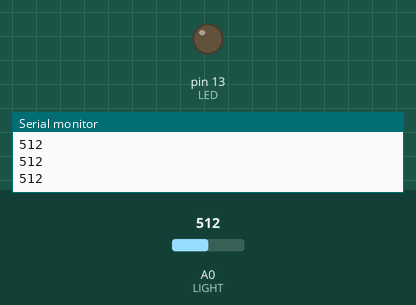
The sketch below on a simulated Arduino Uno, built with avr-gcc and run on an emulated ATmega328P. On the bench: output pins drawn as LEDs (lit = HIGH), the last lines printed to the serial monitor. The test bench sets the inputs (shaded band); at power-on: A0 (LIGHT) = 512.

Above: at 1.2 s.
1.3 s: A0 (LIGHT) set to 882
2.8 s: A0 (LIGHT) set to 905
At 3.2 s:
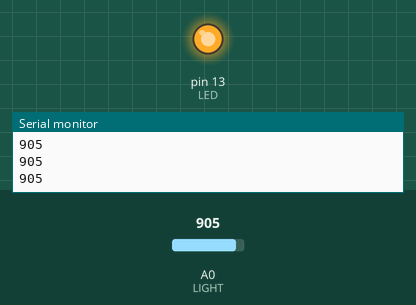
4.3 s: A0 (LIGHT) set to 880
At 5.2 s:
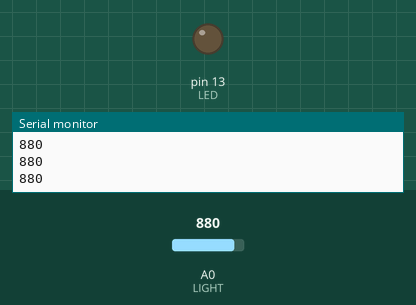
5.8 s: A0 (LIGHT) set to 900
At 6.5 s:
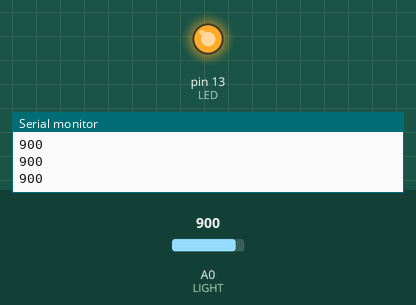
Timing chart, 0 to 8.3 s (numbered marks = the images above; inputs shaded):
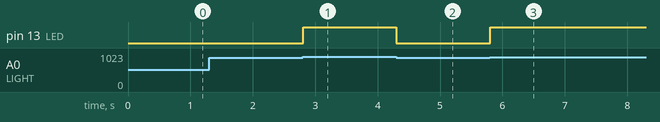

The sketch:

camBienAnhSang.ino
```cpp
int LED = 13;
int LIGHT = 0;
int val = 0;

void setup() {
  pinMode(LED, OUTPUT);
  Serial.begin(9600);
}

void loop() {
  val = analogRead(LIGHT);
  Serial.println(val);
  if (val < 890) {
    digitalWrite(LED, LOW);
    }
   else {
    digitalWrite(LED,HIGH);
    }
    delay(10);
}
```

Measured:
- the behaviour switches between 889 and 890 on A0 (LIGHT) (found by bisection; images 0 and 1)
- after the input at 2.8 s, pin 13 (LED): LOW → HIGH at once
- after the input at 4.3 s, pin 13 (LED): HIGH → LOW at once
- after the input at 5.8 s, pin 13 (LED): LOW → HIGH at once
